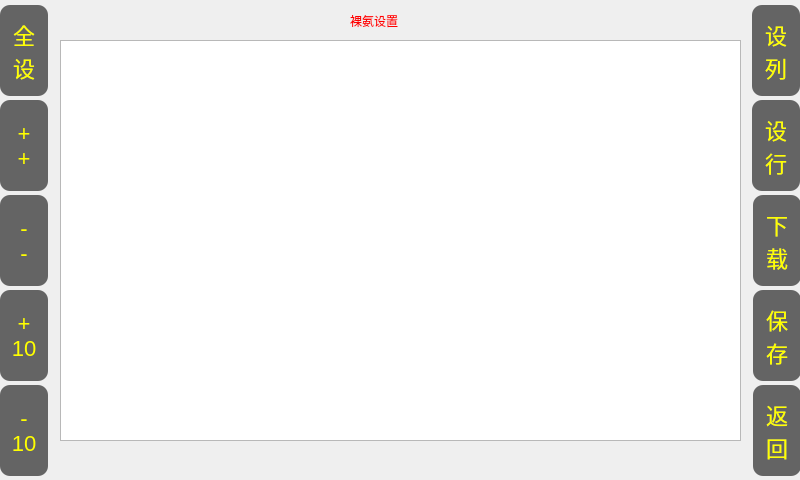
<?xml version="1.0" encoding="UTF-8"?>
<ui version="4.0">
 <class>QLuoAnSetting</class>
 <widget class="QDialog" name="QLuoAnSetting">
  <property name="geometry">
   <rect>
    <x>0</x>
    <y>0</y>
    <width>800</width>
    <height>480</height>
   </rect>
  </property>
  <property name="windowTitle">
   <string>Dialog</string>
  </property>
  <property name="styleSheet">
   <string notr="true"/>
  </property>
  <widget class="QLabel" name="label">
   <property name="geometry">
    <rect>
     <x>350</x>
     <y>0</y>
     <width>101</width>
     <height>41</height>
    </rect>
   </property>
   <property name="styleSheet">
    <string notr="true">font: 18pt &quot;Sans Serif&quot;;
color: rgb(255, 0, 0);</string>
   </property>
   <property name="text">
    <string>裸氨设置</string>
   </property>
  </widget>
  <widget class="QTableWidget" name="tableWidget">
   <property name="geometry">
    <rect>
     <x>60</x>
     <y>40</y>
     <width>681</width>
     <height>401</height>
    </rect>
   </property>
   <property name="verticalScrollBarPolicy">
    <enum>Qt::ScrollBarAsNeeded</enum>
   </property>
   <property name="autoScroll">
    <bool>false</bool>
   </property>
   <property name="editTriggers">
    <set>QAbstractItemView::NoEditTriggers</set>
   </property>
   <property name="dragDropOverwriteMode">
    <bool>false</bool>
   </property>
  </widget>
  <widget class="QPushButton" name="save_btn">
   <property name="geometry">
    <rect>
     <x>753</x>
     <y>290</y>
     <width>48</width>
     <height>91</height>
    </rect>
   </property>
   <property name="font">
    <font>
     <pointsize>-1</pointsize>
    </font>
   </property>
   <property name="styleSheet">
    <string notr="true">border-radius:10;background-color: rgb(100, 100, 100);font-size:22px;color:rgb(255, 255, 0);

</string>
   </property>
   <property name="text">
    <string>保
存</string>
   </property>
  </widget>
  <widget class="QPushButton" name="return_btn">
   <property name="geometry">
    <rect>
     <x>753</x>
     <y>385</y>
     <width>48</width>
     <height>91</height>
    </rect>
   </property>
   <property name="font">
    <font>
     <pointsize>-1</pointsize>
    </font>
   </property>
   <property name="styleSheet">
    <string notr="true">border-radius:10;background-color: rgb(100, 100, 100);font-size:22px;color:rgb(255, 255, 0);

</string>
   </property>
   <property name="text">
    <string>返
回</string>
   </property>
  </widget>
  <widget class="QPushButton" name="download_btn">
   <property name="geometry">
    <rect>
     <x>753</x>
     <y>195</y>
     <width>48</width>
     <height>91</height>
    </rect>
   </property>
   <property name="font">
    <font>
     <pointsize>-1</pointsize>
    </font>
   </property>
   <property name="styleSheet">
    <string notr="true">border-radius:10;background-color: rgb(100, 100, 100);font-size:22px;color:rgb(255, 255, 0);

</string>
   </property>
   <property name="text">
    <string>下
载</string>
   </property>
  </widget>
  <widget class="QPushButton" name="setall_btn">
   <property name="geometry">
    <rect>
     <x>0</x>
     <y>5</y>
     <width>48</width>
     <height>91</height>
    </rect>
   </property>
   <property name="font">
    <font>
     <pointsize>-1</pointsize>
    </font>
   </property>
   <property name="styleSheet">
    <string notr="true">QPushButton{
border-radius:10;background-color: rgb(100, 100, 100);font-size:22px;color:rgb(255, 255, 0);
}
QPushButton::checked{
color:red;
}

</string>
   </property>
   <property name="text">
    <string>全
设</string>
   </property>
   <property name="checkable">
    <bool>true</bool>
   </property>
   <property name="checked">
    <bool>false</bool>
   </property>
  </widget>
  <widget class="QPushButton" name="jia1_btn">
   <property name="geometry">
    <rect>
     <x>0</x>
     <y>100</y>
     <width>48</width>
     <height>91</height>
    </rect>
   </property>
   <property name="font">
    <font>
     <pointsize>-1</pointsize>
    </font>
   </property>
   <property name="styleSheet">
    <string notr="true">border-radius:10;background-color: rgb(100, 100, 100);font-size:22px;color:rgb(255, 255, 0);

</string>
   </property>
   <property name="text">
    <string>+
+</string>
   </property>
  </widget>
  <widget class="QPushButton" name="jian1_btn">
   <property name="geometry">
    <rect>
     <x>0</x>
     <y>195</y>
     <width>48</width>
     <height>91</height>
    </rect>
   </property>
   <property name="font">
    <font>
     <pointsize>-1</pointsize>
    </font>
   </property>
   <property name="styleSheet">
    <string notr="true">border-radius:10;background-color: rgb(100, 100, 100);font-size:22px;color:rgb(255, 255, 0);

</string>
   </property>
   <property name="text">
    <string>-
-</string>
   </property>
  </widget>
  <widget class="QPushButton" name="jia10_btn">
   <property name="geometry">
    <rect>
     <x>0</x>
     <y>290</y>
     <width>48</width>
     <height>91</height>
    </rect>
   </property>
   <property name="font">
    <font>
     <pointsize>-1</pointsize>
    </font>
   </property>
   <property name="styleSheet">
    <string notr="true">border-radius:10;background-color: rgb(100, 100, 100);font-size:22px;color:rgb(255, 255, 0);

</string>
   </property>
   <property name="text">
    <string>+
10</string>
   </property>
  </widget>
  <widget class="QPushButton" name="jian10_btn">
   <property name="geometry">
    <rect>
     <x>0</x>
     <y>385</y>
     <width>48</width>
     <height>91</height>
    </rect>
   </property>
   <property name="font">
    <font>
     <pointsize>-1</pointsize>
    </font>
   </property>
   <property name="styleSheet">
    <string notr="true">border-radius:10;background-color: rgb(100, 100, 100);font-size:22px;color:rgb(255, 255, 0);

</string>
   </property>
   <property name="text">
    <string>-
10</string>
   </property>
  </widget>
  <widget class="QPushButton" name="setrow_btn">
   <property name="geometry">
    <rect>
     <x>752</x>
     <y>100</y>
     <width>48</width>
     <height>91</height>
    </rect>
   </property>
   <property name="font">
    <font>
     <pointsize>-1</pointsize>
    </font>
   </property>
   <property name="styleSheet">
    <string notr="true">QPushButton{
border-radius:10;background-color: rgb(100, 100, 100);font-size:22px;color:rgb(255, 255, 0);
}
QPushButton::checked{
color:red;
}

</string>
   </property>
   <property name="text">
    <string>设
行</string>
   </property>
   <property name="checkable">
    <bool>true</bool>
   </property>
  </widget>
  <widget class="QPushButton" name="setcol_btn">
   <property name="geometry">
    <rect>
     <x>752</x>
     <y>5</y>
     <width>48</width>
     <height>91</height>
    </rect>
   </property>
   <property name="font">
    <font>
     <pointsize>-1</pointsize>
    </font>
   </property>
   <property name="styleSheet">
    <string notr="true">QPushButton{
border-radius:10;background-color: rgb(100, 100, 100);font-size:22px;color:rgb(255, 255, 0);
}
QPushButton::checked{
color:red;
}

</string>
   </property>
   <property name="text">
    <string>设
列</string>
   </property>
   <property name="checkable">
    <bool>true</bool>
   </property>
  </widget>
  <widget class="QLabel" name="label_tips">
   <property name="geometry">
    <rect>
     <x>230</x>
     <y>440</y>
     <width>391</width>
     <height>41</height>
    </rect>
   </property>
   <property name="styleSheet">
    <string notr="true">color:red;
font-size:20px;</string>
   </property>
   <property name="text">
    <string/>
   </property>
   <property name="alignment">
    <set>Qt::AlignCenter</set>
   </property>
  </widget>
  <zorder>label_tips</zorder>
  <zorder>label</zorder>
  <zorder>tableWidget</zorder>
  <zorder>save_btn</zorder>
  <zorder>return_btn</zorder>
  <zorder>download_btn</zorder>
  <zorder>setall_btn</zorder>
  <zorder>jia1_btn</zorder>
  <zorder>jian1_btn</zorder>
  <zorder>jia10_btn</zorder>
  <zorder>jian10_btn</zorder>
  <zorder>setrow_btn</zorder>
  <zorder>setcol_btn</zorder>
 </widget>
 <resources/>
 <connections/>
</ui>
